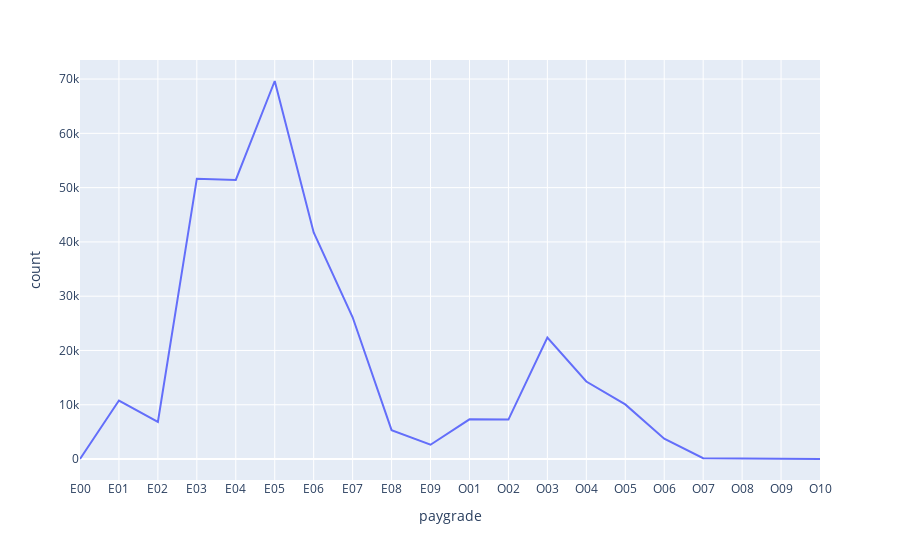

Notebook cell for this chart:
### Markdown cell above
- Calculate the total count by paygrade. Assign to `total_counts_by_paygrade`.
- Using `total_counts_by_paygrade`, draw a line plot of `count` versus `paygrade`.

### Code cell
# Calculate the total count by paygrade
total_counts_by_paygrade = air_force.groupby("paygrade").sum("counts").reset_index()
display(total_counts_by_paygrade)

# Draw a line plot of count vs. paygrade
px.line(total_counts_by_paygrade, x="paygrade", y="count")

### Figure 1 — Plotly figure (JSON) as saved in the notebook; plotly's stock layout.template omitted (floating-point values rounded to 4 significant figures)
{"data": [{"hovertemplate": "paygrade=%{x}<br>count=%{y}<extra></extra>", "legendgroup": "", "line": {"color": "#636efa", "dash": "solid"}, "marker": {"symbol": "circle"}, "mode": "lines", "name": "", "orientation": "v", "showlegend": false, "type": "scatter", "x": ["E00", "E01", "E02", "E03", "E04", "E05", "E06", "E07", "E08", "E09", "O01", "O02", "O03", "O04", "O05", "O06", "O07", "O08", "O09", "O10"], "xaxis": "x", "y": [5, 10781, 6834, 51645, 51424, 69644, 41746, 26117, 5312, 2629, 7314, 7264, 22387, 14279, 10065, 3742, 149, 100, 36, 13], "yaxis": "y"}], "layout": {"legend": {"tracegroupgap": 0}, "margin": {"t": 60}, "xaxis": {"anchor": "y", "domain": [0, 1], "title": {"text": "paygrade"}}, "yaxis": {"anchor": "x", "domain": [0, 1], "title": {"text": "count"}}}}
